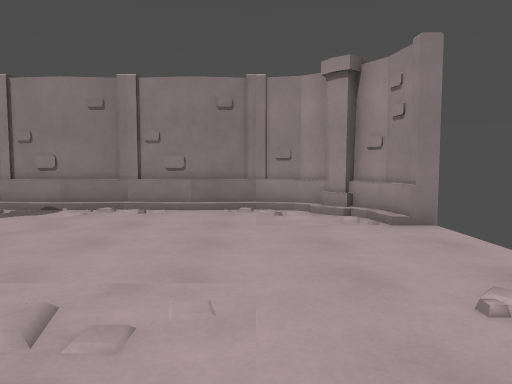
view 1 (above)

14 first-person views from a walk through a 3-D level made in the Godot game engine. The camera is 1.3 m above the floor, tilts 4° down and sees 70° across. The floor is counted in squares, 1 m on a side. Each view is taken from the middle of a square. On the plan, view 1 faces up. The plan holds only what a view shows up to about 15 squares ahead; the rest is blank.

view 2
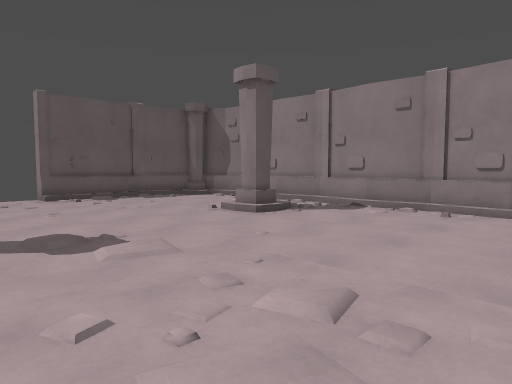

view 3
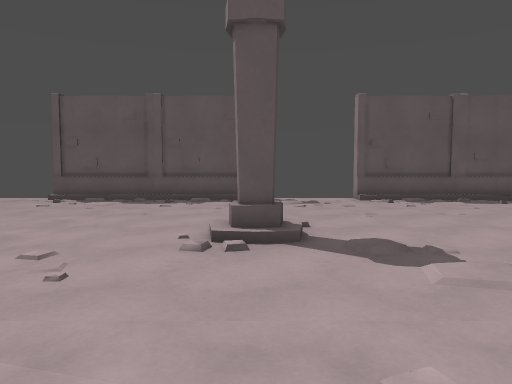

view 4
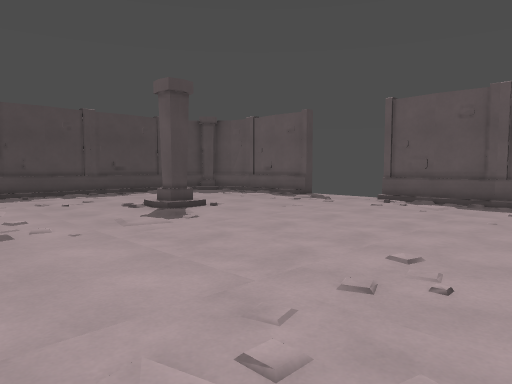

view 5
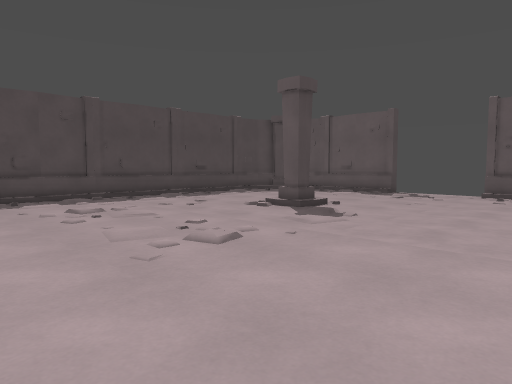

view 6
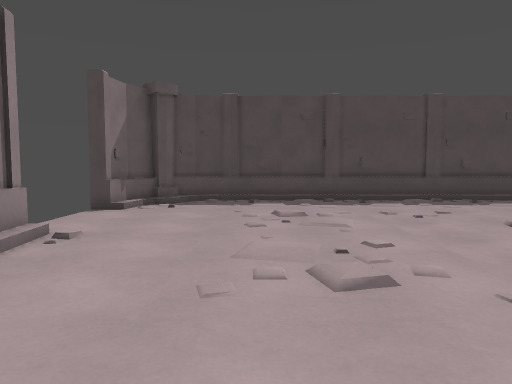

view 7
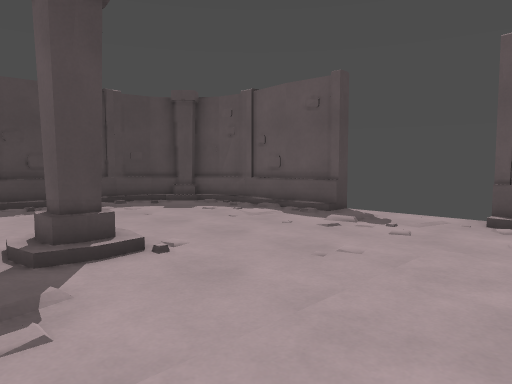

view 8
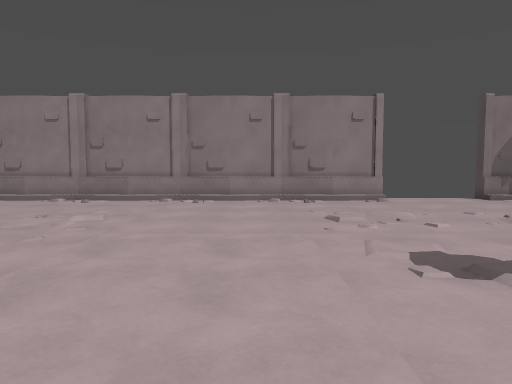

view 9
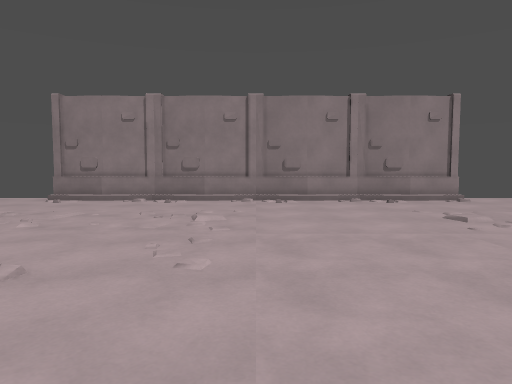

view 10
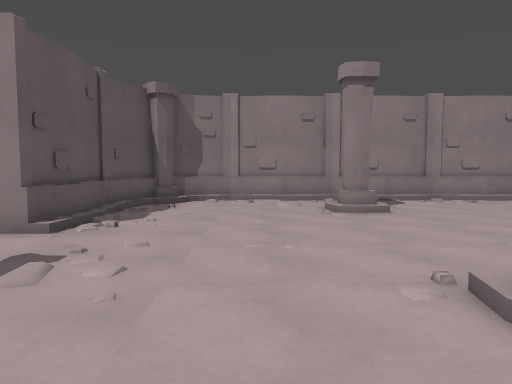

view 11
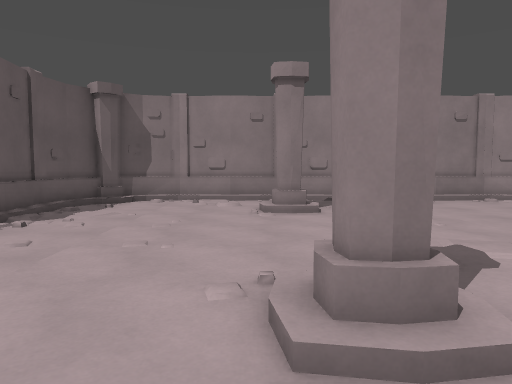

view 12
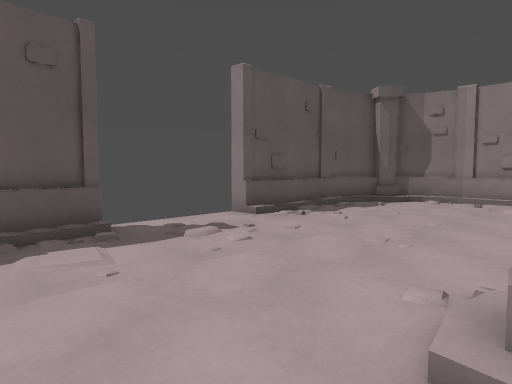

view 13
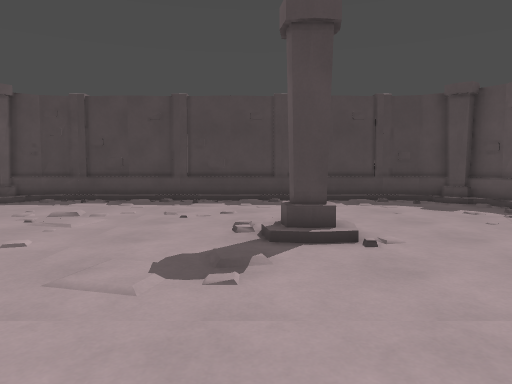

view 14
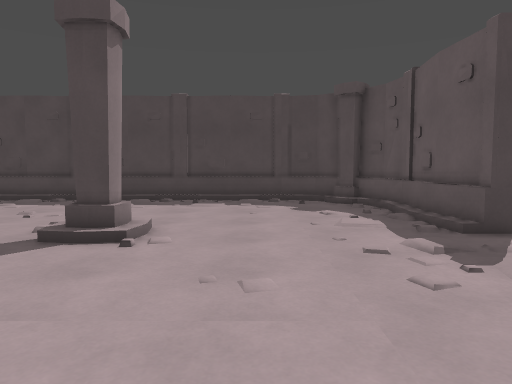

### Floor plan
Key: @ floor where view 1 was taken; # wall or solid block; x gap in a wall; . floor; / step, stairs or slope.
Columns run from 16 left of view 1 to 4 right of it. Each row starts with its distance up from view 1.
 12    ###############
 11  ###/////////////###
 10  #//............../#
  9 ##...../ /......../##
  8 #/...../#/........./x
  7 #/.....///..........
  6 #/..................
  5 #/..................
  4 x/................./x
  3  ................../#
  2  ................../#
  1  ......///........./#
  0 x/...../#/......@../#
 -1 #/.....///........./#
 -2 #/................./#
 -3 #/................./#
 -4 #/................./#
 -5 #/................./#
 -6 #/................./#
 -7 #/................./#
 -8 x/................./#
 -9  ................../#
-10  ................../#
-11  ......///........./#
-12 x/...../#/........./#
-13 #/.....///..........
-14 #/..................
-15 #/..................
-16 #/................./x
-17 ##/................##
-18  #/..............//#
-19  ###/////////////###
-20    ###############

Positions as (right, up) in squares from view 1, and headings:
1: (0, 0), facing up
2: (0, 0), facing up-left
3: (-1, 0), facing left
4: (-1, -1), facing down-left
5: (2, -4), facing down-left
6: (-1, -5), facing down
7: (-6, -6), facing down-left
8: (-11, -7), facing right
9: (-11, -4), facing right
10: (-11, -3), facing up
11: (-9, -3), facing up
12: (-8, -3), facing up-left
13: (-7, -5), facing down
14: (-11, -5), facing down
